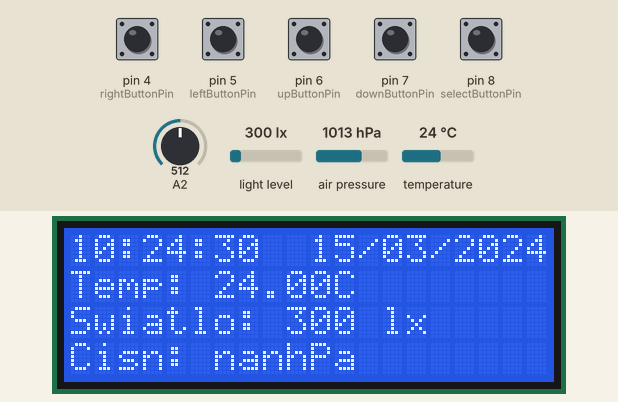
Recording of a program running on a simulated Arduino Nano, built with avr-gcc and run on an emulated ATmega328P. Parts: 20×4 character LCD. The inputs (shaded band) are chosen by the test bench; at power-on: pin 4 (rightButtonPin), pin 5 (leftButtonPin), pin 6 (upButtonPin), pin 7 (downButtonPin), pin 8 (selectButtonPin) HIGH, light level 300 lx, air pressure 1013 hPa, A2 = 512, temperature 24 °C. The local clock reads 2024-03-15 10:24:30 at power-on unless the program sets it.

Above: at 1.2 s.
1.3 s: pin 4 (rightButtonPin) pulled LOW for 0.7 s
At 2.4 s:
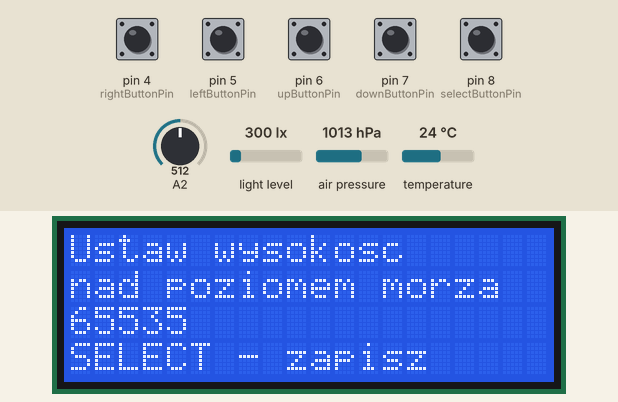
3.5 s: pin 6 (upButtonPin) pulled LOW for 1 s
At 5.3 s:
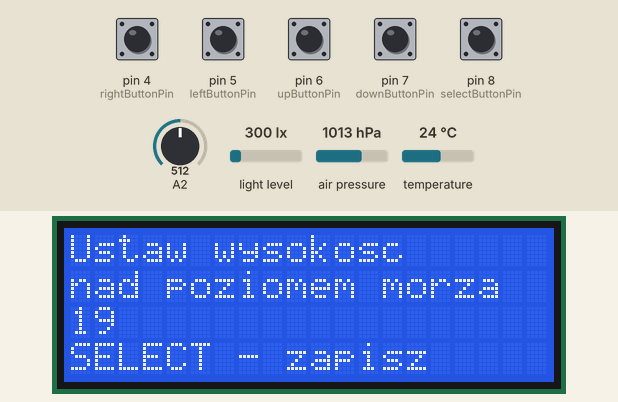
7.7 s: pin 5 (leftButtonPin) pulled LOW for 0.7 s
At 9.4 s:
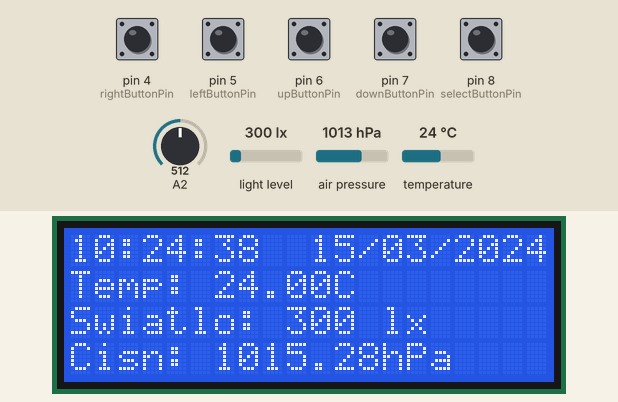
11.6 s: light level set to 40 lx
At 13.0 s:
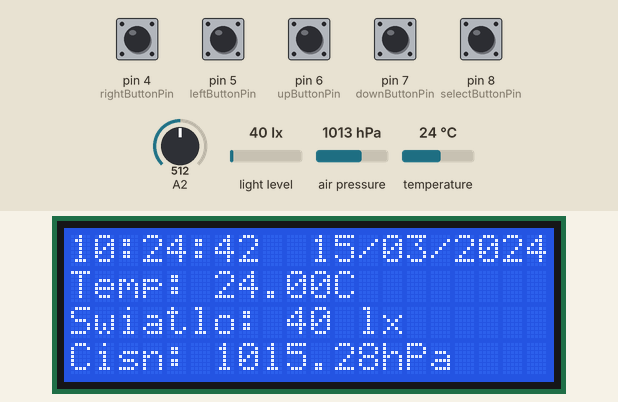
14.8 s: air pressure set to 952 hPa
At 16.1 s:
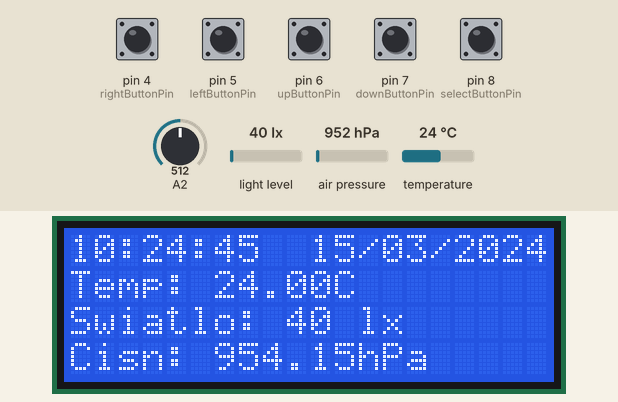
17.8 s: pin 4 (rightButtonPin) pulled LOW for 0.7 s
At 18.5 s:
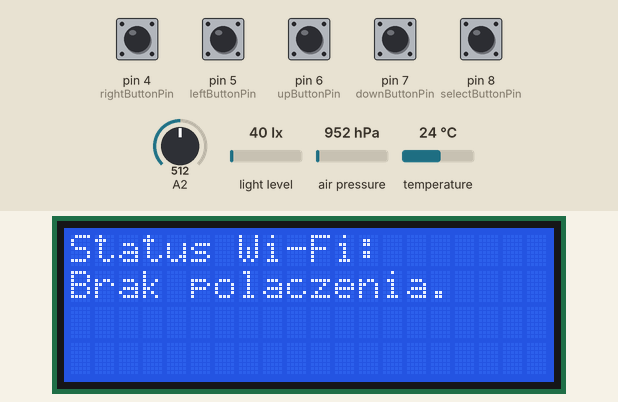
Timing chart, 0 to 20.8 s (numbered marks = the images above; inputs shaded):
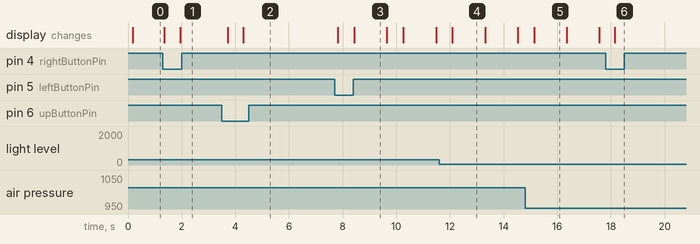

Measured:
- after the input at 1.3 s, the display: first changes after 0.05 s (image 1 shows a later state)
- after the input at 3.5 s, the display: first changes after 0.21 s (image 2 shows a later state)
- after the input at 7.7 s, the display: first changes after 0.12 s (image 3 shows a later state)
- after the input at 17.8 s, the display: changes after 0.34 s (image 6)

The program:

main.cpp
```cpp
#include <Arduino.h>
#include <Wire.h>
#include <LiquidCrystal_I2C.h>
#include <Time.h>
#include <DS1307RTC.h>
#include "SensorManager.hpp"
#include "NetworkManager.hpp"
#include "EEPROM_BigData.hpp"

void screenPrinting();
void overviewPage();
void altitudeSet();
String getTime(tmElements_t);
String getDate(tmElements_t);
String make2digit(uint8_t number);
void initButtons();
void getSensorData();

const int rightButtonPin = 4, leftButtonPin = 5, upButtonPin = 6, downButtonPin = 7, selectButtonPin = 8;
short int screenPage = 0;
short int screenPages = 3;
unsigned short updateFeedInterval = 60000;

LiquidCrystal_I2C lcd(0x27, 2, 1, 0, 4, 5, 6, 7, 3, POSITIVE);
SensorManager sensorManager;
NetworkManager networkManager;

float temperature;
unsigned short altitude;
bool rainStatus;
unsigned long lightLevel;
tmElements_t tm;
double pressure;

// timing
unsigned long prievous = 0;

void setup() {
	lcd.print("LOADING");

	lcd.begin(20, 4);
	sensorManager.init();
	initButtons();
	Serial.begin(9600);
	setSyncProvider(RTC.get);

	EEPROM_readAnything(0, altitude);
}

void loop() {
	getSensorData();
	screenPrinting();

	if(networkManager.isConnected())
	{
		unsigned long currentMillis = millis();
		if(currentMillis > prievous + updateFeedInterval) {
			networkManager.updateFeed(temperature, 0, pressure, lightLevel);

			prievous = currentMillis;
		}
	}

	delay(500);
}

void screenPrinting()
{
	lcd.clear();

	if(screenPage < screenPages - 1)
		if(digitalRead(rightButtonPin)==LOW)
			screenPage++;
	if(screenPage > 0)
		if(digitalRead(leftButtonPin)==LOW)
			screenPage--;

	switch(screenPage)
	{
		case 0:
			overviewPage();
		break;
		case 1:
			lcd.print("Status Wi-Fi:");
			lcd.setCursor(0, 1);
			if(!networkManager.isConnected()) {
				if(digitalRead(selectButtonPin) == LOW) {
					lcd.print("Laczenie...");
					lcd.print(networkManager.wifiConnect("Livebox-C28B", "lubieplacki11"));
					delay(10000);
				}
				else
					lcd.print("Brak polaczenia.");
			}
			else
				lcd.print("Polaczono z siecia!");

		break;
		case 2:
			altitudeSet();
		break;
	}
}

void overviewPage()
{
	lcd.home();

	lcd.print(getTime(tm) + "  " + getDate(tm));

	lcd.setCursor(0,1);
	lcd.print("Temp: ");
	lcd.print(temperature);
	lcd.print("C");

	lcd.setCursor(0, 2);
	lcd.print("Swiatlo: ");
	lcd.print(lightLevel);
	lcd.print(" lx");

	lcd.setCursor(0, 3);
	lcd.print("Cisn: ");
	lcd.print(pressure);
	lcd.print("hPa");
}

void altitudeSet()
{
	if(digitalRead(upButtonPin)==LOW)
		altitude += 10;
	if(digitalRead(downButtonPin)==LOW)
		altitude -= 10;

	if(digitalRead(selectButtonPin) == LOW)
		EEPROM_writeAnything(0, altitude);

	lcd.setCursor(0,0);
	lcd.print("Ustaw wysokosc");
	lcd.setCursor(0,1);
	lcd.print("nad poziomem morza");
	lcd.setCursor(0,2);
	lcd.print(altitude);
	lcd.setCursor(0, 3);
	lcd.print("SELECT - zapisz");
}

String getTime(tmElements_t tm)
{
	return make2digit(tm.Hour) + ":" + make2digit(tm.Minute) + ":" + make2digit(tm.Second);
}

double getPressure(float altitude);

void getSensorData()
{
	temperature = sensorManager.getTemperature();
	rainStatus = sensorManager.getRainStatus();
	lightLevel = sensorManager.getLightLevel();
	pressure = sensorManager.getPressure(altitude);
}

void initButtons()
{
	pinMode(rightButtonPin, INPUT_PULLUP);
	pinMode(leftButtonPin, INPUT_PULLUP);
	pinMode(upButtonPin, INPUT_PULLUP);
	pinMode(downButtonPin, INPUT_PULLUP);
	pinMode(selectButtonPin, INPUT_PULLUP);
}

String make2digit(uint8_t number)
{
	if(number < 10)
		return "0" + String(number);
	else
		return String(number);
}

String getDate(tmElements_t)
{
	RTC.read(tm);
	return make2digit(day()) + "/" + make2digit(month()) + "/" + String(year());
}
```

EEPROM_BigData.hpp
```cpp
#include <EEPROM.h>
#include <Arduino.h>

template <class T> int EEPROM_writeAnything(int ee, const T& value)
{
    const byte* p = (const byte*)(const void*)&value;
    unsigned int i;
    for (i = 0; i < sizeof(value); i++)
        EEPROM.update(ee++, *p++);
    return i;
}

template <class T> int EEPROM_readAnything(int ee, T& value)
{
    byte* p = (byte*)(void*)&value;
    unsigned int i;
    for (i = 0; i < sizeof(value); i++)
        *p++ = EEPROM.read(ee++);
    return i;
}
```

NetworkManager.cpp
```cpp
#include "NetworkManager.hpp"

NetworkManager::NetworkManager()
{
	esp.begin(9600);
	connected = false;

	protocol = "TCP";
	hostname = "api.thingspeak.com";
	port = "80";

	apiKey = "P1U3BM0XT5L8M4UI";
}

bool NetworkManager::wifiConnect(const String &ssid, const String &password)
{
	esp.println("AT+CWMODE=1");
	delay(200);
	esp.println("AT+CWJAP=\"" + ssid + "\",\"" + password + "\"");

	if (esp.available()) {
    	Serial.write(esp.read());
		connected = true;
		return true;
	}
	else
		return false;
}

bool NetworkManager::isConnected()
{
	return connected;
}

bool NetworkManager::updateFeed(float temperature, float rain, double pressure, unsigned long lightLevel)
{
	String request = "GET /update?api_key=" + apiKey
					+ "&field1=" + String(temperature)
					+ "&field2=" + String(rain)
					+ "&field3=" + String(pressure)
					+ "&field4=" + String(lightLevel);

	sendCommand("AT+CIPSTART=\""
				+ protocol + "\",\""
				+ hostname + "\","
				+ port, 1000);

	sendCommand("AT+CIPSEND=" + String(request.length() + 2), 500);
	delay(200);
	sendCommand(request, 500);
}

String NetworkManager::sendCommand(String& command, const unsigned int timeout)
{
	// Serial.println(command);

	String response = "";

    esp.println(command);

    unsigned long int time = millis();

    while((time+timeout) > millis())
    {
    	while(esp.available())
    	{
    		char c = esp.read();
    		response += c;
    	}
    }
    Serial.println(response);
    return response;
}
```

NetworkManager.hpp
```cpp
#include <Arduino.h>
#include <SoftwareSerial.h>

class NetworkManager {
public:
	NetworkManager();

	bool wifiConnect(const String &ssid, const String &password);
	bool updateFeed(float temperature, float rain, double pressure, unsigned long lightLevel);

	bool isConnected();

	String sendCommand(String& command, const unsigned int timeout);
private:
	SoftwareSerial esp = SoftwareSerial(9, 10);

	String networkName;
	String networkPassword;
	String apiKey;

	String channel;
	String protocol;
	String hostname;
	String port;

	bool connected;
};
```

SensorManager.cpp
```cpp
#include "SensorManager.hpp"

void SensorManager::init()
{
	barometer.begin();
	lightMeter.begin();
}

double SensorManager::getTemperature()
{
	double T;
    int pause;
    pause = barometer.startTemperature();
    delay(pause);
    barometer.getTemperature(T);
    return T;
}

bool SensorManager::getRainStatus()
{
	return rainStatusSensor.readRainStatus();
}

unsigned long SensorManager::getLightLevel()
{
	return lightMeter.readLightLevel();
}

double SensorManager::getPressure(float altitude)
{
	char status;
	double temperature, pressure;

	status = barometer.startTemperature();
	if (status != 0)
    {
    	delay(status);

		status = barometer.getTemperature(temperature);
		if(status != 0)
		{
			delay(status);

			status = barometer.startPressure(3);
			if(status != 0)
			{
				delay(status);

				status = barometer.getPressure(pressure, temperature);
				if(status != 0)
					return barometer.sealevel(pressure, altitude);
			}
		}
	}
	return 0;
}
```

SensorManager.hpp
```cpp
#include <BH1750.h>
#include <SFE_BMP180.h>
#include "sensors/RainStatusSensor.hpp"

class SensorManager {
public:
    void init();

    double getTemperature();
    bool getRainStatus();
    unsigned long getLightLevel();
    double getPressure(float altitude);

private:
    BH1750 lightMeter;
    SFE_BMP180 barometer;
    RainStatusSensor rainStatusSensor = RainStatusSensor(2);
};
```

RainSensor.cpp
```cpp
#include <Arduino.h>
#include "RainSensor.hpp"

RainSensor::RainSensor(short sensorPin)
{
	this->sensorPin = sensorPin;
}

float RainSensor::readRainHeight()
{
	float height = map(analogRead(sensorPin), 266, 385, 5, 48);
	if(height > 0)
		return height;
	else
		return 0;
}
```

RainSensor.hpp
```cpp
class RainSensor {
public:
	RainSensor(short sensorPin);

	float readRainHeight();

private:
	short sensorPin;
};
```

RainStatusSensor.cpp
```cpp
#include <Arduino.h>
#include "RainStatusSensor.hpp"

RainStatusSensor::RainStatusSensor(int sensorPin)
{
	this->sensorPin = sensorPin;
}

bool RainStatusSensor::readRainStatus() {
	return analogRead(sensorPin) < 400;
}
```

RainStatusSensor.hpp
```cpp
class RainStatusSensor {
public:
	RainStatusSensor(int sensorPin);
	bool readRainStatus();

private:
	int sensorPin;
};
```
